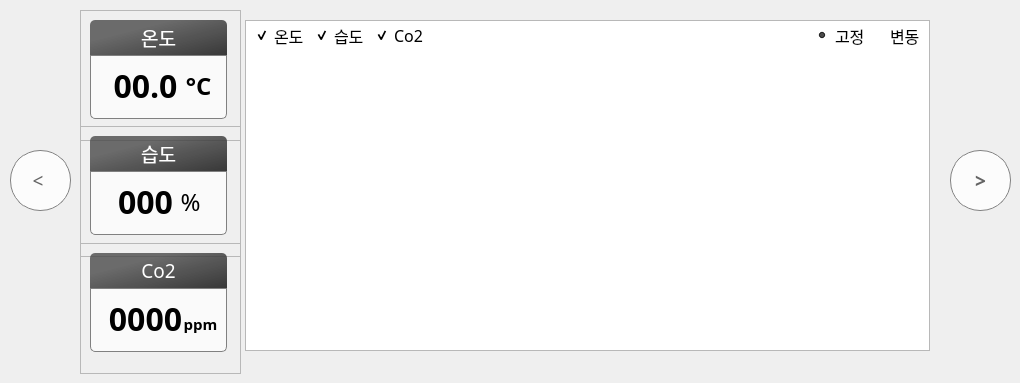
    <widget class="QWidget" name="page_2">
     <widget class="QRadioButton" name="unfix_check">
      <property name="geometry">
       <rect>
        <x>870</x>
        <y>20</y>
        <width>61</width>
        <height>31</height>
       </rect>
      </property>
      <property name="font">
       <font>
        <family>나눔스퀘어</family>
        <pointsize>12</pointsize>
       </font>
      </property>
      <property name="styleSheet">
       <string notr="true">background-color:transparent</string>
      </property>
      <property name="text">
       <string>변동</string>
      </property>
     </widget>
     <widget class="QRadioButton" name="fix_check">
      <property name="geometry">
       <rect>
        <x>815</x>
        <y>20</y>
        <width>61</width>
        <height>31</height>
       </rect>
      </property>
      <property name="font">
       <font>
        <family>나눔스퀘어</family>
        <pointsize>12</pointsize>
       </font>
      </property>
      <property name="styleSheet">
       <string notr="true">background-color:transparent</string>
      </property>
      <property name="text">
       <string>고정</string>
      </property>
      <property name="checked">
       <bool>true</bool>
      </property>
     </widget>
     <widget class="QCheckBox" name="temp_check">
      <property name="geometry">
       <rect>
        <x>255</x>
        <y>20</y>
        <width>81</width>
        <height>31</height>
       </rect>
      </property>
      <property name="font">
       <font>
        <family>맑은 고딕</family>
        <pointsize>12</pointsize>
       </font>
      </property>
      <property name="styleSheet">
       <string notr="true">background-color:transparent</string>
      </property>
      <property name="text">
       <string>온도</string>
      </property>
      <property name="checked">
       <bool>true</bool>
      </property>
     </widget>
     <widget class="QCheckBox" name="humid_check">
      <property name="geometry">
       <rect>
        <x>315</x>
        <y>20</y>
        <width>81</width>
        <height>31</height>
       </rect>
      </property>
      <property name="font">
       <font>
        <family>맑은 고딕</family>
        <pointsize>12</pointsize>
       </font>
      </property>
      <property name="styleSheet">
       <string notr="true">background-color:transparent</string>
      </property>
      <property name="text">
       <string>습도</string>
      </property>
      <property name="checked">
       <bool>true</bool>
      </property>
     </widget>
     <widget class="QCheckBox" name="co2_check">
      <property name="geometry">
       <rect>
        <x>375</x>
        <y>20</y>
        <width>81</width>
        <height>31</height>
       </rect>
      </property>
      <property name="font">
       <font>
        <family>맑은 고딕</family>
        <pointsize>12</pointsize>
       </font>
      </property>
      <property name="styleSheet">
       <string notr="true">background-color:transparent</string>
      </property>
      <property name="text">
       <string>Co2</string>
      </property>
      <property name="checked">
       <bool>true</bool>
      </property>
     </widget>
     <widget class="PlotWidget" name="graphicsView">
      <property name="geometry">
       <rect>
        <x>245</x>
        <y>20</y>
        <width>685</width>
        <height>331</height>
       </rect>
      </property>
      <property name="styleSheet">
       <string notr="true"/>
      </property>
     </widget>
     <widget class="QPushButton" name="settings_2">
      <property name="geometry">
       <rect>
        <x>950</x>
        <y>150</y>
        <width>61</width>
        <height>61</height>
       </rect>
      </property>
      <property name="font">
       <font>
        <family>맑은 고딕</family>
        <pointsize>14</pointsize>
        <weight>75</weight>
        <bold>true</bold>
       </font>
      </property>
      <property name="styleSheet">
       <string notr="true">QPushButton{
border:1px solid rgb(130,130,130);
border-radius:30px;
background-color:rgba(255,255,255,200);
color:rgb(100,100,100);}
QPushButton:pressed{
border:transparent;
background-color:rgba(0,0,0,200);
border-radius:30px;
color:white;}</string>
      </property>
      <property name="text">
       <string>&gt;</string>
      </property>
      <property name="checkable">
       <bool>true</bool>
      </property>
      <property name="autoRepeat">
       <bool>false</bool>
      </property>
      <property name="autoExclusive">
       <bool>true</bool>
      </property>
     </widget>
     <widget class="QPushButton" name="graph_2">
      <property name="geometry">
       <rect>
        <x>10</x>
        <y>150</y>
        <width>61</width>
        <height>61</height>
       </rect>
      </property>
      <property name="font">
       <font>
        <family>함초롬돋움</family>
        <pointsize>14</pointsize>
        <weight>50</weight>
        <bold>false</bold>
       </font>
      </property>
      <property name="styleSheet">
       <string notr="true">QPushButton{
border:1px solid rgb(130,130,130);
border-radius:30px;
background-color:rgba(255,255,255,200);
color:rgb(100,100,100);}
QPushButton:pressed{
border:transparent;
background-color:rgba(0,0,0,200);
border-radius:30px;
color:white;}</string>
      </property>
      <property name="text">
       <string>&lt; </string>
      </property>
      <property name="checkable">
       <bool>true</bool>
      </property>
      <property name="autoRepeat">
       <bool>false</bool>
      </property>
      <property name="autoExclusive">
       <bool>true</bool>
      </property>
     </widget>
     <widget class="QFrame" name="frame_25">
      <property name="geometry">
       <rect>
        <x>80</x>
        <y>10</y>
        <width>161</width>
        <height>131</height>
       </rect>
      </property>
      <property name="frameShape">
       <enum>QFrame::StyledPanel</enum>
      </property>
      <property name="frameShadow">
       <enum>QFrame::Raised</enum>
      </property>
      <widget class="QFrame" name="frame_26">
       <property name="geometry">
        <rect>
         <x>10</x>
         <y>45</y>
         <width>137</width>
         <height>64</height>
        </rect>
       </property>
       <property name="palette">
        <palette>
         <active>
          <colorrole role="Button">
           <brush brushstyle="SolidPattern">
            <color alpha="180">
             <red>255</red>
             <green>255</green>
             <blue>255</blue>
            </color>
           </brush>
          </colorrole>
          <colorrole role="Base">
           <brush brushstyle="SolidPattern">
            <color alpha="180">
             <red>255</red>
             <green>255</green>
             <blue>255</blue>
            </color>
           </brush>
          </colorrole>
          <colorrole role="Window">
           <brush brushstyle="SolidPattern">
            <color alpha="180">
             <red>255</red>
             <green>255</green>
             <blue>255</blue>
            </color>
           </brush>
          </colorrole>
         </active>
         <inactive>
          <colorrole role="Button">
           <brush brushstyle="SolidPattern">
            <color alpha="180">
             <red>255</red>
             <green>255</green>
             <blue>255</blue>
            </color>
           </brush>
          </colorrole>
          <colorrole role="Base">
           <brush brushstyle="SolidPattern">
            <color alpha="180">
             <red>255</red>
             <green>255</green>
             <blue>255</blue>
            </color>
           </brush>
          </colorrole>
          <colorrole role="Window">
           <brush brushstyle="SolidPattern">
            <color alpha="180">
             <red>255</red>
             <green>255</green>
             <blue>255</blue>
            </color>
           </brush>
          </colorrole>
         </inactive>
         <disabled>
          <colorrole role="Button">
           <brush brushstyle="SolidPattern">
            <color alpha="180">
             <red>255</red>
             <green>255</green>
             <blue>255</blue>
            </color>
           </brush>
          </colorrole>
          <colorrole role="Base">
           <brush brushstyle="SolidPattern">
            <color alpha="180">
             <red>255</red>
             <green>255</green>
             <blue>255</blue>
            </color>
           </brush>
          </colorrole>
          <colorrole role="Window">
           <brush brushstyle="SolidPattern">
            <color alpha="180">
             <red>255</red>
             <green>255</green>
             <blue>255</blue>
            </color>
           </brush>
          </colorrole>
         </disabled>
        </palette>
       </property>
       <property name="styleSheet">
        <string notr="true">background-color:rgba(255,255,255,180);
border:1px solid grey;
border-bottom-left-radius:5px;
border-bottom-right-radius:5px;</string>
       </property>
       <property name="frameShape">
        <enum>QFrame::StyledPanel</enum>
       </property>
       <property name="frameShadow">
        <enum>QFrame::Raised</enum>
       </property>
       <widget class="QLabel" name="cur_temp_2">
        <property name="geometry">
         <rect>
          <x>10</x>
          <y>0</y>
          <width>91</width>
          <height>61</height>
         </rect>
        </property>
        <property name="font">
         <font>
          <family>나눔스퀘어 Bold</family>
          <pointsize>24</pointsize>
          <weight>75</weight>
          <bold>true</bold>
         </font>
        </property>
        <property name="styleSheet">
         <string notr="true">background:transparent;
border:transparent;
color:black;</string>
        </property>
        <property name="text">
         <string>00.0</string>
        </property>
        <property name="alignment">
         <set>Qt::AlignCenter</set>
        </property>
       </widget>
       <widget class="QLabel" name="label_43">
        <property name="geometry">
         <rect>
          <x>90</x>
          <y>10</y>
          <width>31</width>
          <height>41</height>
         </rect>
        </property>
        <property name="font">
         <font>
          <family>나눔스퀘어 Bold</family>
          <pointsize>18</pointsize>
          <weight>75</weight>
          <bold>true</bold>
         </font>
        </property>
        <property name="styleSheet">
         <string notr="true">background:transparent;
border:transparent;
color:black;</string>
        </property>
        <property name="text">
         <string> °C</string>
        </property>
        <property name="alignment">
         <set>Qt::AlignCenter</set>
        </property>
       </widget>
      </widget>
      <widget class="QLabel" name="label_30">
       <property name="geometry">
        <rect>
         <x>10</x>
         <y>10</y>
         <width>137</width>
         <height>35</height>
        </rect>
       </property>
       <property name="font">
        <font>
         <family>나눔스퀘어</family>
         <pointsize>14</pointsize>
         <weight>50</weight>
         <bold>false</bold>
        </font>
       </property>
       <property name="styleSheet">
        <string notr="true">background:qlineargradient(spread:pad, x1:0.3, y1:0.3, x2:1, y2:1, stop:0 rgba(70, 70, 70, 200), stop:1 rgba(40, 40, 40, 234));
border-top-left-radius:5px;
border-top-right-radius:5px;
color:white</string>
       </property>
       <property name="text">
        <string>온도</string>
       </property>
       <property name="alignment">
        <set>Qt::AlignCenter</set>
       </property>
      </widget>
     </widget>
     <widget class="QFrame" name="frame_27">
      <property name="geometry">
       <rect>
        <x>80</x>
        <y>126</y>
        <width>161</width>
        <height>131</height>
       </rect>
      </property>
      <property name="frameShape">
       <enum>QFrame::StyledPanel</enum>
      </property>
      <property name="frameShadow">
       <enum>QFrame::Raised</enum>
      </property>
      <widget class="QFrame" name="frame_28">
       <property name="geometry">
        <rect>
         <x>10</x>
         <y>45</y>
         <width>137</width>
         <height>64</height>
        </rect>
       </property>
       <property name="palette">
        <palette>
         <active>
          <colorrole role="Button">
           <brush brushstyle="SolidPattern">
            <color alpha="180">
             <red>255</red>
             <green>255</green>
             <blue>255</blue>
            </color>
           </brush>
          </colorrole>
          <colorrole role="Base">
           <brush brushstyle="SolidPattern">
            <color alpha="180">
             <red>255</red>
             <green>255</green>
             <blue>255</blue>
            </color>
           </brush>
          </colorrole>
          <colorrole role="Window">
           <brush brushstyle="SolidPattern">
            <color alpha="180">
             <red>255</red>
             <green>255</green>
             <blue>255</blue>
            </color>
           </brush>
          </colorrole>
         </active>
         <inactive>
          <colorrole role="Button">
           <brush brushstyle="SolidPattern">
            <color alpha="180">
             <red>255</red>
             <green>255</green>
             <blue>255</blue>
            </color>
           </brush>
          </colorrole>
          <colorrole role="Base">
           <brush brushstyle="SolidPattern">
            <color alpha="180">
             <red>255</red>
             <green>255</green>
             <blue>255</blue>
            </color>
           </brush>
          </colorrole>
          <colorrole role="Window">
           <brush brushstyle="SolidPattern">
            <color alpha="180">
             <red>255</red>
             <green>255</green>
             <blue>255</blue>
            </color>
           </brush>
          </colorrole>
         </inactive>
         <disabled>
          <colorrole role="Button">
           <brush brushstyle="SolidPattern">
            <color alpha="180">
             <red>255</red>
             <green>255</green>
             <blue>255</blue>
            </color>
           </brush>
          </colorrole>
          <colorrole role="Base">
           <brush brushstyle="SolidPattern">
            <color alpha="180">
             <red>255</red>
             <green>255</green>
             <blue>255</blue>
            </color>
           </brush>
          </colorrole>
          <colorrole role="Window">
           <brush brushstyle="SolidPattern">
            <color alpha="180">
             <red>255</red>
             <green>255</green>
             <blue>255</blue>
            </color>
           </brush>
          </colorrole>
         </disabled>
        </palette>
       </property>
       <property name="styleSheet">
        <string notr="true">background-color:rgba(255,255,255,180);
border:1px solid grey;
border-bottom-left-radius:5px;
border-bottom-right-radius:5px;</string>
       </property>
       <property name="frameShape">
        <enum>QFrame::StyledPanel</enum>
       </property>
       <property name="frameShadow">
        <enum>QFrame::Raised</enum>
       </property>
       <widget class="QLabel" name="cur_humid_2">
        <property name="geometry">
         <rect>
          <x>20</x>
          <y>0</y>
          <width>71</width>
          <height>61</height>
         </rect>
        </property>
        <property name="font">
         <font>
          <family>나눔스퀘어 Bold</family>
          <pointsize>24</pointsize>
          <weight>75</weight>
          <bold>true</bold>
         </font>
        </property>
        <property name="styleSheet">
         <string notr="true">background:transparent;
border:transparent;
color:black;</string>
        </property>
        <property name="text">
         <string>000</string>
        </property>
        <property name="alignment">
         <set>Qt::AlignCenter</set>
        </property>
       </widget>
       <widget class="QLabel" name="label_72">
        <property name="geometry">
         <rect>
          <x>80</x>
          <y>0</y>
          <width>41</width>
          <height>61</height>
         </rect>
        </property>
        <property name="font">
         <font>
          <family>나눔스퀘어 Bold</family>
          <pointsize>18</pointsize>
          <weight>50</weight>
          <bold>false</bold>
         </font>
        </property>
        <property name="styleSheet">
         <string notr="true">background:transparent;
border:transparent;
color:black;</string>
        </property>
        <property name="text">
         <string>%</string>
        </property>
        <property name="alignment">
         <set>Qt::AlignCenter</set>
        </property>
       </widget>
      </widget>
      <widget class="QLabel" name="label_31">
       <property name="geometry">
        <rect>
         <x>10</x>
         <y>10</y>
         <width>137</width>
         <height>35</height>
        </rect>
       </property>
       <property name="font">
        <font>
         <family>나눔스퀘어</family>
         <pointsize>14</pointsize>
         <weight>50</weight>
         <bold>false</bold>
        </font>
       </property>
       <property name="styleSheet">
        <string notr="true">background:qlineargradient(spread:pad, x1:0.3, y1:0.3, x2:1, y2:1, stop:0 rgba(70, 70, 70, 200), stop:1 rgba(40, 40, 40, 234));
border-top-left-radius:5px;
border-top-right-radius:5px;
color:white</string>
       </property>
       <property name="text">
        <string>습도</string>
       </property>
       <property name="alignment">
        <set>Qt::AlignCenter</set>
       </property>
      </widget>
     </widget>
     <widget class="QFrame" name="frame_29">
      <property name="geometry">
       <rect>
        <x>80</x>
        <y>243</y>
        <width>161</width>
        <height>131</height>
       </rect>
      </property>
      <property name="frameShape">
       <enum>QFrame::StyledPanel</enum>
      </property>
      <property name="frameShadow">
       <enum>QFrame::Raised</enum>
      </property>
      <widget class="QFrame" name="frame_30">
       <property name="geometry">
        <rect>
         <x>10</x>
         <y>45</y>
         <width>137</width>
         <height>64</height>
        </rect>
       </property>
       <property name="palette">
        <palette>
         <active>
          <colorrole role="Button">
           <brush brushstyle="SolidPattern">
            <color alpha="180">
             <red>255</red>
             <green>255</green>
             <blue>255</blue>
            </color>
           </brush>
          </colorrole>
          <colorrole role="Base">
           <brush brushstyle="SolidPattern">
            <color alpha="180">
             <red>255</red>
             <green>255</green>
             <blue>255</blue>
            </color>
           </brush>
          </colorrole>
          <colorrole role="Window">
           <brush brushstyle="SolidPattern">
            <color alpha="180">
             <red>255</red>
             <green>255</green>
             <blue>255</blue>
            </color>
           </brush>
          </colorrole>
         </active>
         <inactive>
          <colorrole role="Button">
           <brush brushstyle="SolidPattern">
            <color alpha="180">
             <red>255</red>
             <green>255</green>
             <blue>255</blue>
            </color>
           </brush>
          </colorrole>
          <colorrole role="Base">
           <brush brushstyle="SolidPattern">
            <color alpha="180">
             <red>255</red>
             <green>255</green>
             <blue>255</blue>
            </color>
           </brush>
          </colorrole>
          <colorrole role="Window">
           <brush brushstyle="SolidPattern">
            <color alpha="180">
             <red>255</red>
             <green>255</green>
             <blue>255</blue>
            </color>
           </brush>
          </colorrole>
         </inactive>
         <disabled>
          <colorrole role="Button">
           <brush brushstyle="SolidPattern">
            <color alpha="180">
             <red>255</red>
             <green>255</green>
             <blue>255</blue>
            </color>
           </brush>
          </colorrole>
          <colorrole role="Base">
           <brush brushstyle="SolidPattern">
            <color alpha="180">
             <red>255</red>
             <green>255</green>
             <blue>255</blue>
            </color>
           </brush>
          </colorrole>
          <colorrole role="Window">
           <brush brushstyle="SolidPattern">
            <color alpha="180">
             <red>255</red>
             <green>255</green>
             <blue>255</blue>
            </color>
           </brush>
          </colorrole>
         </disabled>
        </palette>
       </property>
       <property name="styleSheet">
        <string notr="true">background-color:rgba(255,255,255,180);
border:1px solid grey;
border-bottom-left-radius:5px;
border-bottom-right-radius:5px;</string>
       </property>
       <property name="frameShape">
        <enum>QFrame::StyledPanel</enum>
       </property>
       <property name="frameShadow">
        <enum>QFrame::Raised</enum>
       </property>
       <widget class="QLabel" name="label_73">
        <property name="geometry">
         <rect>
          <x>90</x>
          <y>10</y>
          <width>41</width>
          <height>51</height>
         </rect>
        </property>
        <property name="font">
         <font>
          <family>나눔스퀘어 Bold</family>
          <pointsize>11</pointsize>
          <weight>75</weight>
          <bold>true</bold>
         </font>
        </property>
        <property name="styleSheet">
         <string notr="true">background:transparent;
border:transparent;
color:black;</string>
        </property>
        <property name="text">
         <string>ppm</string>
        </property>
        <property name="alignment">
         <set>Qt::AlignCenter</set>
        </property>
       </widget>
       <widget class="QLabel" name="cur_co2_2">
        <property name="geometry">
         <rect>
          <x>10</x>
          <y>0</y>
          <width>91</width>
          <height>61</height>
         </rect>
        </property>
        <property name="font">
         <font>
          <family>나눔스퀘어 Bold</family>
          <pointsize>24</pointsize>
          <weight>75</weight>
          <bold>true</bold>
         </font>
        </property>
        <property name="styleSheet">
         <string notr="true">background:transparent;
border:transparent;
color:black;</string>
        </property>
        <property name="text">
         <string>0000</string>
        </property>
        <property name="alignment">
         <set>Qt::AlignCenter</set>
        </property>
       </widget>
      </widget>
      <widget class="QLabel" name="label_32">
       <property name="geometry">
        <rect>
         <x>10</x>
         <y>10</y>
         <width>137</width>
         <height>35</height>
        </rect>
       </property>
       <property name="font">
        <font>
         <family>나눔스퀘어</family>
         <pointsize>14</pointsize>
         <weight>50</weight>
         <bold>false</bold>
        </font>
       </property>
       <property name="styleSheet">
        <string notr="true">background:qlineargradient(spread:pad, x1:0.3, y1:0.3, x2:1, y2:1, stop:0 rgba(70, 70, 70, 200), stop:1 rgba(40, 40, 40, 234));
border-top-left-radius:5px;
border-top-right-radius:5px;
color:white</string>
       </property>
       <property name="text">
        <string>Co2</string>
       </property>
       <property name="alignment">
        <set>Qt::AlignCenter</set>
       </property>
      </widget>
     </widget>
     <zorder>graphicsView</zorder>
     <zorder>unfix_check</zorder>
     <zorder>fix_check</zorder>
     <zorder>temp_check</zorder>
     <zorder>humid_check</zorder>
     <zorder>co2_check</zorder>
     <zorder>settings_2</zorder>
     <zorder>graph_2</zorder>
     <zorder>frame_25</zorder>
     <zorder>frame_27</zorder>
     <zorder>frame_29</zorder>
    </widget>
